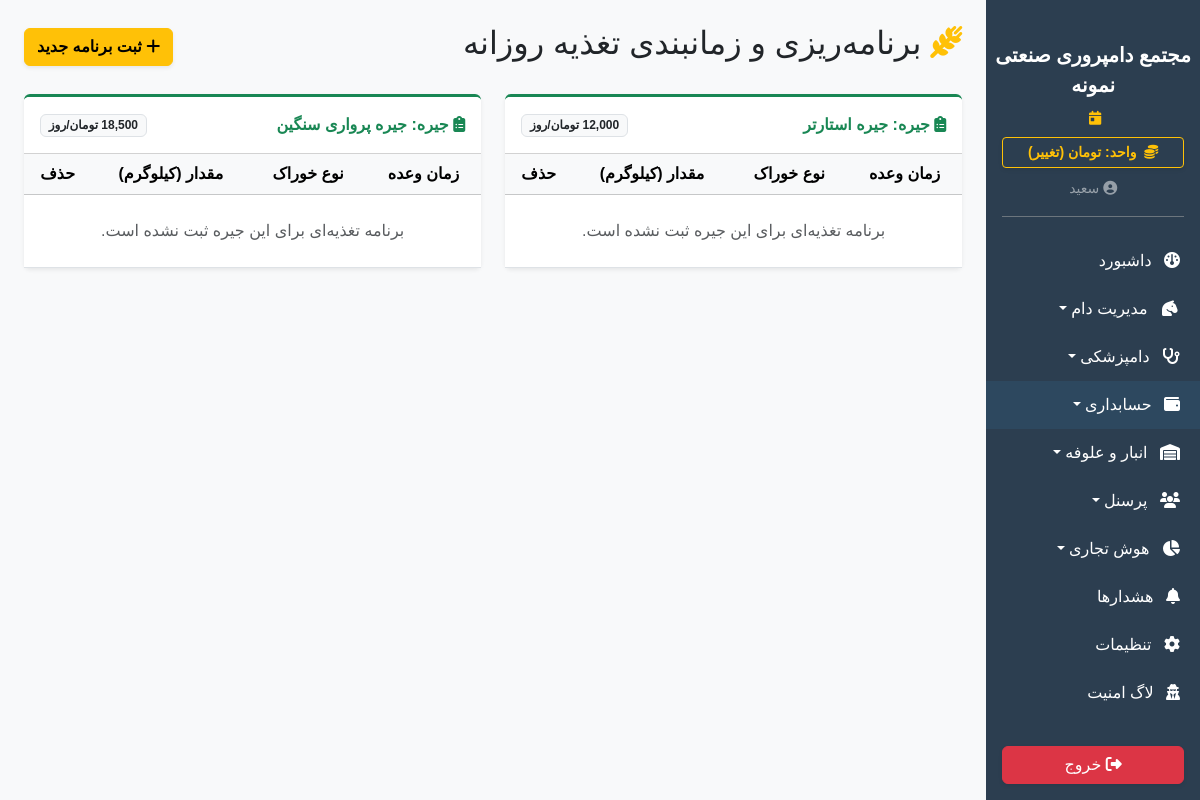
The app's page /feeding_schedule (signed in), older data.
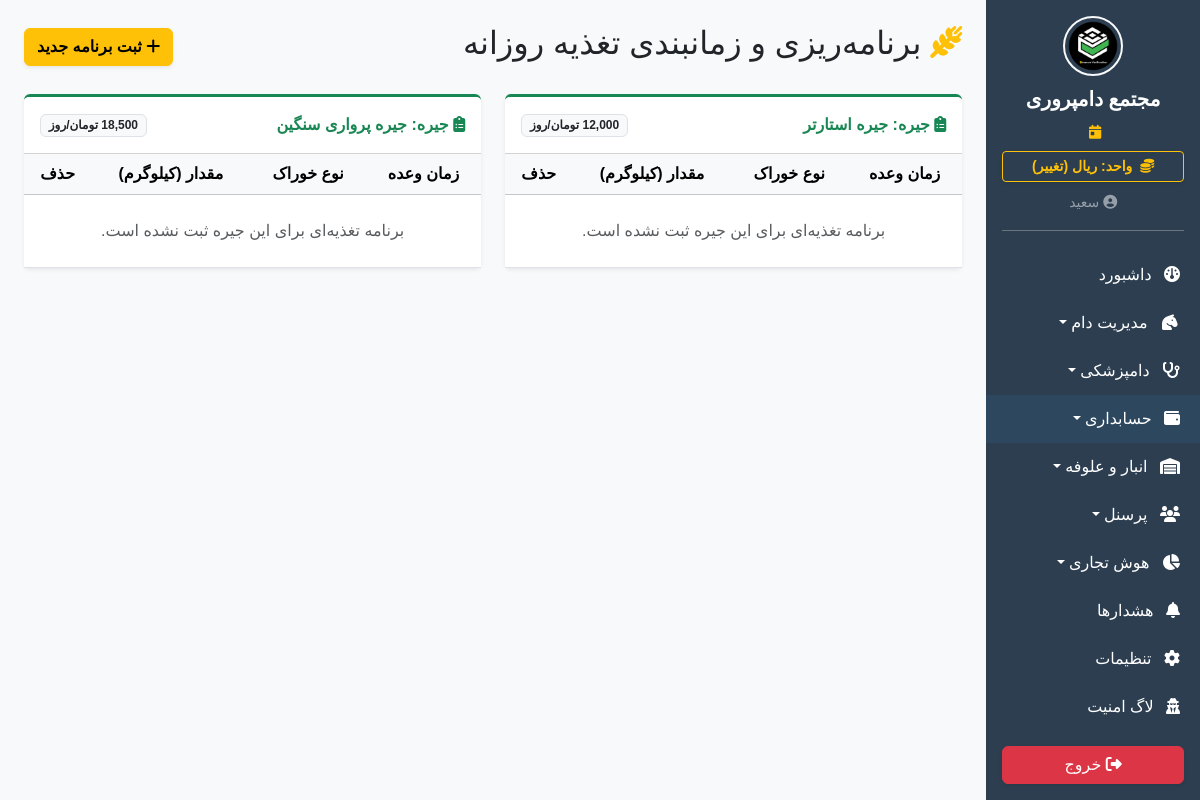
The same page, newer data.
### app/models.py (models this page shows)
class SystemSetting(db.Model):
    id = db.Column(db.Integer, primary_key=True)
    key = db.Column(db.String(50), unique=True, nullable=False)
    value = db.Column(db.String(255), nullable=False)
    description = db.Column(db.String(255), nullable=True)

class User(UserMixin, db.Model):
    id = db.Column(db.Integer, primary_key=True)
    username = db.Column(db.String(50), unique=True, nullable=False)
    password_hash = db.Column(db.String(255), nullable=False)
    name = db.Column(db.String(100), nullable=False)
    role = db.Column(db.String(20), default='کارگر') # مدیر، دامپزشک، حسابدار، کارگر
    can_view_livestock = db.Column(db.Boolean, default=False)
    can_view_finance = db.Column(db.Boolean, default=False)
    can_view_inventory = db.Column(db.Boolean, default=False)
    can_view_hr = db.Column(db.Boolean, default=False)
    can_view_reports = db.Column(db.Boolean, default=False)
    can_view_settings = db.Column(db.Boolean, default=False)

class FeedRation(db.Model):
    id = db.Column(db.Integer, primary_key=True)
    name = db.Column(db.String(100), nullable=False)
    daily_cost = db.Column(Numeric(18, 2), default=0.0)
    description = db.Column(db.String(255), nullable=True)
    schedules = db.relationship('FeedingSchedule', backref='ration', lazy=True, cascade="all, delete-orphan")

### app/blueprints/dashboard.py (the view)
@dashboard_bp.route('/feeding_schedule')
@login_required
def feeding_schedule():
    from app.models import FeedRation, InventoryItem, InventoryCategory
    feed_cat = InventoryCategory.query.filter(InventoryCategory.name.in_(['خوراک', 'علوفه'])).first()
    feed_items = InventoryItem.query.filter_by(category_id=feed_cat.id).all() if feed_cat else []
    return render_template('dashboard/feeding.html', rations=FeedRation.query.all(), feed_items=feed_items)

### app/__init__.py (called while the page is built)
def get_system_setting(key, default):
    from app.models import SystemSetting
    s = SystemSetting.query.filter_by(key=key).first()
    return s.value if s else default

### app/blueprints/dashboard.py (called while the page is built)
@dashboard_bp.app_context_processor
def inject_settings():
    try:
        all_settings = {s.key: s.value for s in SystemSetting.query.all()}
    except:
        all_settings = {}
    return dict(system_settings=all_settings)

### app/templates/dashboard/feeding.html (shortened to what this page needs)
{% extends 'base.html' %}
{% block content %}
<div class="d-flex justify-content-between align-items-center mb-4">
    <h2><i class="fa-solid fa-wheat-awn text-warning"></i> برنامه‌ریزی و زمانبندی تغذیه روزانه</h2>
    <button class="btn btn-warning shadow-sm fw-bold" data-bs-toggle="modal" data-bs-target="#addScheduleModal"><i class="fa-solid fa-plus"></i> ثبت برنامه جدید</button>
</div>
<div class="row g-4">
    {% for ration in rations %}
    <div class="col-lg-6">
        <div class="card shadow-sm border-0 h-100 border-top border-success border-3">
            <div class="card-header bg-white fw-bold py-3 d-flex justify-content-between align-items-center">
                <span class="text-success"><i class="fa-solid fa-clipboard-list"></i> جیره: {{ ration.name }}</span>
                <span class="badge bg-light text-dark border">{{ "{:,.0f}".format(ration.daily_cost) }} تومان/روز</span>
            </div>
            <div class="card-body p-0">
                <div class="table-responsive">
                    <table class="table table-hover align-middle text-center mb-0">
                        <thead class="table-light"><tr><th>زمان وعده</th><th>نوع خوراک</th><th>مقدار (کیلوگرم)</th><th>حذف</th></tr></thead>
                        <tbody>
                            {% for schedule in ration.schedules %}
                            <tr>
                                <td class="fw-bold
                                    {% if schedule.time_of_day == 'صبح' %}text-primary
                                    {% elif schedule.time_of_day == 'ظهر' %}text-warning text-dark
                                    {% else %}text-secondary{% endif %}">
                                    <i class="fa-solid fa-clock"></i> {{ schedule.time_of_day }}
                                </td>
                                <td class="fw-bold">{{ schedule.item.name if schedule.item else 'نامشخص' }}</td>
                                <td class="text-success fw-bold">{{ schedule.amount_kg }} kg</td>
                                <td><a href="{{ url_for('dashboard.delete_setting', type='schedule', id=schedule.id) }}" class="btn btn-sm btn-outline-danger" onclick="return confirm('حذف شود؟')"><i class="fa-solid fa-trash"></i></a></td>
                            </tr>
                            {% else %}
                            <tr><td colspan="4" class="text-muted py-4">برنامه تغذیه‌ای برای این جیره ثبت نشده است.</td></tr>
                            {% endfor %}
                        </tbody>
                    </table>
                </div>
            </div>
        </div>
    </div>
    {% else %}
    <div class="col-12"><div class="alert alert-warning text-center">ابتدا باید در بخش تنظیمات، یک جیره غذایی تعریف کنید.</div></div>
    {% endfor %}
</div>
{% endblock %}

### app/templates/base.html (shortened to what this page needs)
<!DOCTYPE html>
<html lang="fa" dir="rtl">
<head>
    <link href="https://cdn.jsdelivr.net/gh/rastikerdar/vazirmatn@v33.003/Vazirmatn-font-face.css" rel="stylesheet">
    <link rel="stylesheet" href="https://unpkg.com/persian-datepicker@1.2.0/dist/css/persian-datepicker.min.css">
    <link rel="stylesheet" href="https://cdn.jsdelivr.net/npm/bootstrap@5.3.2/dist/css/bootstrap.rtl.min.css">
    <link rel="stylesheet" href="https://cdnjs.cloudflare.com/ajax/libs/font-awesome/6.4.2/css/all.min.css">
    <link rel="stylesheet" href="{{ url_for('static', filename='css/style.css') }}">
    <link href="https://cdn.jsdelivr.net/npm/select2@4.1.0-rc.0/dist/css/select2.min.css" rel="stylesheet" />
</head>
<body>
    <div class="d-flex" id="wrapper">
        <div class="sidebar-bg d-flex flex-column" id="sidebar-wrapper">
            <div class="sidebar-heading text-center pt-3 pb-2 text-white">
                {% if system_settings.get('farm_logo_path') %}
                    <img src="{{ url_for('static', filename=system_settings.get('farm_logo_path')) }}" class="mb-2 rounded-circle border border-2 border-light" style="height: 60px; width: 60px; object-fit: cover;">
                {% else %}
                    <i class="fa-solid fa-sheep fs-2 mb-2"></i>
                {% endif %}
                <div class="fs-5 fw-bold">{{ system_settings.get('farm_name', 'دامداری من') }}</div>
            </div>
            <div class="text-center text-warning small mb-2 px-3">
                <i class="fa-solid fa-calendar-day me-1"></i>
            </div>
            <div class="px-3 mb-2">
                <a href="{{ url_for('dashboard.toggle_currency') }}" class="btn btn-sm btn-outline-warning w-100 fw-bold shadow-sm">
                    <i class="fa-solid fa-coins me-1"></i> واحد: {{ get_system_currency_from_settings() }} (تغییر)
                </a>
            </div>
            <div class="text-center text-white-50 mb-3 pb-3 border-bottom border-secondary mx-3">
                <small><i class="fa-solid fa-circle-user"></i> {% if current_user.is_authenticated %}{{ current_user.name.split(' (')[0] if '(' in current_user.name else current_user.name }}{% endif %}</small>
            </div>
            <div class="list-group list-group-flush my-1 sidebar-scroll" id="sidebar-accordion" style="overflow-y: auto;">
                <a href="{{ url_for('dashboard.index') }}" class="list-group-item list-group-item-action bg-transparent text-white "><i class="fa-solid fa-gauge me-2"></i> داشبورد</a>
                {% if current_user.is_authenticated %}
                    {% if current_user.can_view_livestock %}
                    <a href="#livestockSubmenu" data-bs-toggle="collapse" class="list-group-item list-group-item-action bg-transparent text-white dropdown-toggle {% if request.blueprint == 'livestock' %}active-sidebar-link{% endif %}"><i class="fa-solid fa-horse-head me-2"></i> مدیریت دام</a>
                    {% if current_user.role in ['مدیر', 'دامپزشک'] %}
                    <a href="#vetSubmenu" data-bs-toggle="collapse" class="list-group-item list-group-item-action bg-transparent text-white dropdown-toggle"><i class="fa-solid fa-stethoscope me-2"></i> دامپزشکی</a>
                    {% endif %}
                    {% endif %}
                    {% if current_user.can_view_finance %}
                    <a href="#financeSubmenu" data-bs-toggle="collapse" class="list-group-item list-group-item-action bg-transparent text-white dropdown-toggle finance-menu-item " ><i class="fa-solid fa-wallet me-2"></i> حسابداری</a>
                    {% endif %}
                    {% if current_user.can_view_inventory or current_user.role == 'مدیر' %}
                    <a href="#inventorySubmenu" data-bs-toggle="collapse" class="list-group-item list-group-item-action bg-transparent text-white dropdown-toggle {% if request.blueprint == 'inventory' %}active-sidebar-link{% endif %}"><i class="fa-solid fa-warehouse me-2"></i> انبار و علوفه</a>
                    {% endif %}
                    {% if current_user.can_view_hr or current_user.role == 'مدیر' %}
                    <a href="#hrSubmenu" data-bs-toggle="collapse" class="list-group-item list-group-item-action bg-transparent text-white dropdown-toggle {% if request.blueprint == 'hr' %}active-sidebar-link{% endif %}"><i class="fa-solid fa-users me-2"></i> پرسنل</a>
                    {% endif %}
                    {% if current_user.can_view_reports or current_user.role == 'مدیر' %}
                    <a href="#biSubmenu" data-bs-toggle="collapse" class="list-group-item list-group-item-action bg-transparent text-white dropdown-toggle {% if request.blueprint == 'reports' %}active-sidebar-link{% endif %}"><i class="fa-solid fa-chart-pie me-2"></i> هوش تجاری</a>
                    {% endif %}
                    {% if current_user.role != 'کارگر' %}
                    <a href="{{ url_for('dashboard.warnings') }}" class="list-group-item list-group-item-action bg-transparent text-white">
                    <i class="fa-solid fa-bell me-2"></i> هشدارها
                    </a>
                    {% endif %}
                    {% if current_user.can_view_settings or current_user.role == 'مدیر' %}
                    <a href="{{ url_for('dashboard.settings') }}" class="list-group-item list-group-item-action bg-transparent text-white"><i class="fa-solid fa-gear me-2"></i> تنظیمات</a>
                    {% endif %}
                    {% if current_user.can_view_settings or current_user.role == 'مدیر' %}
                    <a href="{{ url_for('dashboard.audit_logs') }}" class="list-group-item list-group-item-action bg-transparent text-white"><i class="fa-solid fa-user-secret me-2"></i> لاگ امنیت </a>
                    {% endif %}
                    {% endif %}
            </div>
            <div class="mt-auto p-3 w-100">
                <a href="{{ url_for('auth.logout') }}" class="btn btn-danger w-100 shadow-sm"><i class="fa-solid fa-right-from-bracket"></i> خروج</a>
            </div>
        </div>
        <div id="page-content-wrapper" class="w-100 bg-light" style="overflow-x: hidden;">
            <div class="container-fluid p-4">{% block content %}{% endblock %}</div>
        </div>
    </div>
</body>
</html>

### app/static/css/style.css (style rules this page uses)
body { font-family: 'Vazirmatn', sans-serif !important; background-color: #f8f9fa; }
#sidebar-wrapper { height: 100vh; position: sticky; top: 0; overflow-y: auto; width: 260px; background-color: #2c3e50; transition: margin .3s ease-out, transform .3s ease-out; }
#sidebar-wrapper .list-group-item { border: none; padding: 12px 20px; transition: all 0.3s; }
#page-content-wrapper { min-width: 0; width: 100%; }
.table-responsive { overflow-x: auto; overflow-y: visible !important; }

### app/templates/base.html (style rules this page uses)
.finance-menu-item { background-color: rgba(52, 152, 219, 0.1) !important; border-bottom: 1px solid rgba(255,255,255,0.05); }
.sidebar-scroll { -ms-overflow-style: none; scrollbar-width: none; }

Row changes from the older to the newer data that the page shows:
added SystemSetting: value (picture)
changed SystemSetting: get "مجتمع دامپروری صنعتی نمونه" → "مجتمع دامپروری"
changed SystemSetting: value "تومان" → "ریال"
